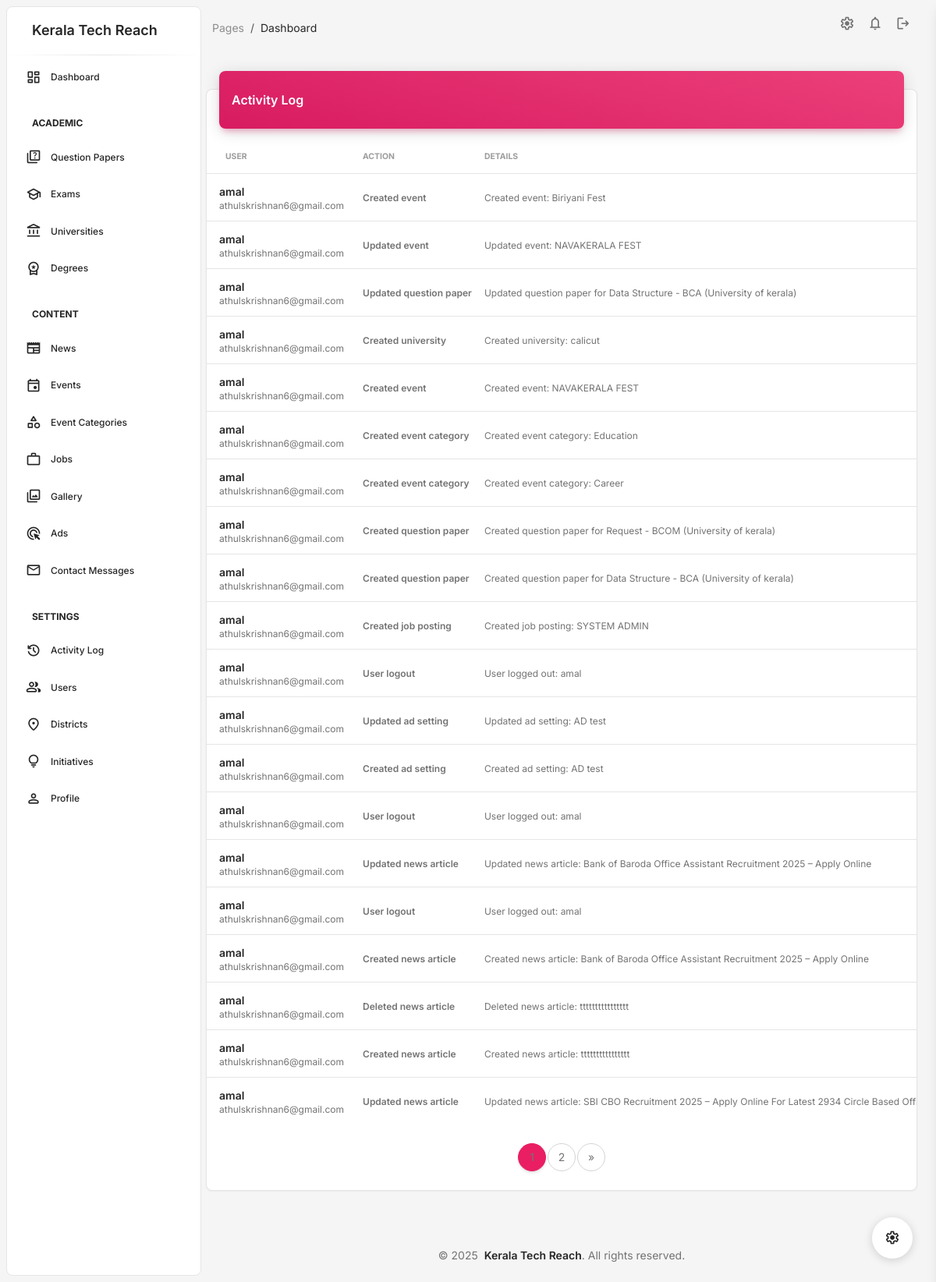
The app's page /admindashboard/activity-log/ (signed in) with its own data.
### admindashboard/models.py (models this page shows, shortened)
class ActivityLog(models.Model):
    user = models.ForeignKey(User, on_delete=models.CASCADE)
    action = models.CharField(max_length=255)
    details = models.TextField(blank=True, null=True)
    ip_address = models.GenericIPAddressField(null=True, blank=True)
    timestamp = models.DateTimeField(default=timezone.now)
    class Meta:
        ordering = ['-timestamp']

### admindashboard/views/activity_log.py (the view)
# urls.py: path('activity-log/', activity_log_view, name='activity_log'),
@login_required
def activity_log_view(request):
    if request.user.is_staff:
        activities = ActivityLog.objects.all()
    else:
        activities = ActivityLog.objects.filter(user=request.user)
    paginator = Paginator(activities, 20)  # Show 20 activities per page
    page_number = request.GET.get('page')
    page_obj = paginator.get_page(page_number)
    context = {
        'page_obj': page_obj,
        'title': 'Activity Log'
    }
    return render(request, 'admindashboard/activity_log.html', context)

### admindashboard/templates/admindashboard/activity_log.html (shortened to what this page needs)
{% extends 'admindashboard/base.html' %}
{% load static %}
{% block content %}
<div class="container-fluid py-4">
    <div class="row">
        <div class="col-12">
            <div class="card my-4">
                <div class="card-header p-0 position-relative mt-n4 mx-3 z-index-2">
                    <div class="bg-gradient-primary shadow-primary border-radius-lg pt-4 pb-3">
                        <div class="d-flex justify-content-between align-items-center">
                            <h6 class="text-white text-capitalize ps-3">Activity Log</h6>
                        </div>
                    </div>
                </div>
                <div class="card-body px-0 pb-2">
                    <div class="table-responsive p-0">
                        <table class="table align-items-center mb-0">
                            <thead>
                                <tr>
                                    <th class="text-uppercase text-secondary text-xxs font-weight-bolder opacity-7">User</th>
                                    <th class="text-uppercase text-secondary text-xxs font-weight-bolder opacity-7 ps-2">Action</th>
                                    <th class="text-uppercase text-secondary text-xxs font-weight-bolder opacity-7 ps-2">Details</th>
                                </tr>
                            </thead>
                            <tbody>
                                {% for activity in page_obj %}
                                <tr>
                                    <td>
                                        <div class="d-flex px-2 py-1">
                                            <div class="d-flex flex-column justify-content-center">
                                                <h6 class="mb-0 text-sm">{{ activity.user.username }}</h6>
                                                <p class="text-xs text-secondary mb-0">{{ activity.user.email }}</p>
                                            </div>
                                        </div>
                                    </td>
                                    <td>
                                        <p class="text-xs font-weight-bold mb-0">{{ activity.action }}</p>
                                    </td>
                                    <td>
                                        <p class="text-xs text-secondary mb-0">{{ activity.details|default:"-" }}</p>
                                    </td>
                                </tr>
                                {% empty %}
                                <tr>
                                    <td colspan="5" class="text-center py-4">
                                        <p class="text-secondary mb-0">No activity logs found</p>
                                    </td>
                                </tr>
                                {% endfor %}
                            </tbody>
                        </table>
                    </div>
                    {% if page_obj.has_other_pages %}
                    <div class="d-flex justify-content-center mt-4">
                        <nav aria-label="Page navigation">
                            <ul class="pagination">
                                {% for num in page_obj.paginator.page_range %}
                                {% if page_obj.number == num %}
                                <li class="page-item active">
                                    <span class="page-link">{{ num }}</span>
                                </li>
                                {% else %}
                                <li class="page-item">
                                    <a class="page-link" href="?page={{ num }}">{{ num }}</a>
                                </li>
                                {% endif %}
                                {% endfor %}
                                {% if page_obj.has_next %}
                                <li class="page-item">
                                    <a class="page-link" href="?page={{ page_obj.next_page_number }}" aria-label="Next">
                                        <span aria-hidden="true">&raquo;</span>
                                    </a>
                                </li>
                                {% endif %}
                            </ul>
                        </nav>
                    </div>
                    {% endif %}
                </div>
            </div>
        </div>
    </div>
</div>
{% endblock %}

### admindashboard/templates/admindashboard/base.html (style rules this page uses)
body { min-height: 100vh; display: flex; flex-direction: column; }

### records on screen
ActivityLog: user.username "amal", user.email "athulskrishnan6@gmail.com", action "Created event", details "Created event: Biriyani Fest"
ActivityLog: user.username "amal", user.email "athulskrishnan6@gmail.com", action "Updated event", details "Updated event: NAVAKERALA FEST"
ActivityLog: user.username "amal", user.email "athulskrishnan6@gmail.com", action "Updated question paper", details "Updated question paper for Data Structure - BCA (University of kerala)"
ActivityLog: user.username "amal", user.email "athulskrishnan6@gmail.com", action "Created university", details "Created university: calicut"
ActivityLog: user.username "amal", user.email "athulskrishnan6@gmail.com", action "Created event", details "Created event: NAVAKERALA FEST"
ActivityLog: user.username "amal", user.email "athulskrishnan6@gmail.com", action "Created event category", details "Created event category: Education"
ActivityLog: user.username "amal", user.email "athulskrishnan6@gmail.com", action "Created event category", details "Created event category: Career"
ActivityLog: user.username "amal", user.email "athulskrishnan6@gmail.com", action "Created question paper", details "Created question paper for Request - BCOM (University of kerala)"
ActivityLog: user.username "amal", user.email "athulskrishnan6@gmail.com", action "Created question paper", details "Created question paper for Data Structure - BCA (University of kerala)"
ActivityLog: user.username "amal", user.email "athulskrishnan6@gmail.com", action "Created job posting", details "Created job posting: SYSTEM ADMIN"
ActivityLog: user.username "amal", user.email "athulskrishnan6@gmail.com", action "User logout", details "User logged out: amal"
ActivityLog: user.username "amal", user.email "athulskrishnan6@gmail.com", action "Updated ad setting", details "Updated ad setting: AD test"
ActivityLog: user.username "amal", user.email "athulskrishnan6@gmail.com", action "Created ad setting", details "Created ad setting: AD test"
ActivityLog: user.username "amal", user.email "athulskrishnan6@gmail.com", action "User logout", details "User logged out: amal"
ActivityLog: user.username "amal", user.email "athulskrishnan6@gmail.com", action "Updated news article", details "Updated news article: Bank of Baroda Office Assistant Recruitment 2025 – Apply Online"
ActivityLog: user.username "amal", user.email "athulskrishnan6@gmail.com", action "User logout", details "User logged out: amal"
ActivityLog: user.username "amal", user.email "athulskrishnan6@gmail.com", action "Created news article", details "Created news article: Bank of Baroda Office Assistant Recruitment 2025 – Apply Online"
ActivityLog: user.username "amal", user.email "athulskrishnan6@gmail.com", action "Deleted news article", details "Deleted news article: tttttttttttttttt"
ActivityLog: user.username "amal", user.email "athulskrishnan6@gmail.com", action "Created news article", details "Created news article: tttttttttttttttt"
ActivityLog: user.username "amal", user.email "athulskrishnan6@gmail.com", action "Updated news article", details "Updated news article: SBI CBO Recruitment 2025 – Apply Online For Latest 2934 Circle Based…"

### other values on screen
{{ num }} "2"
